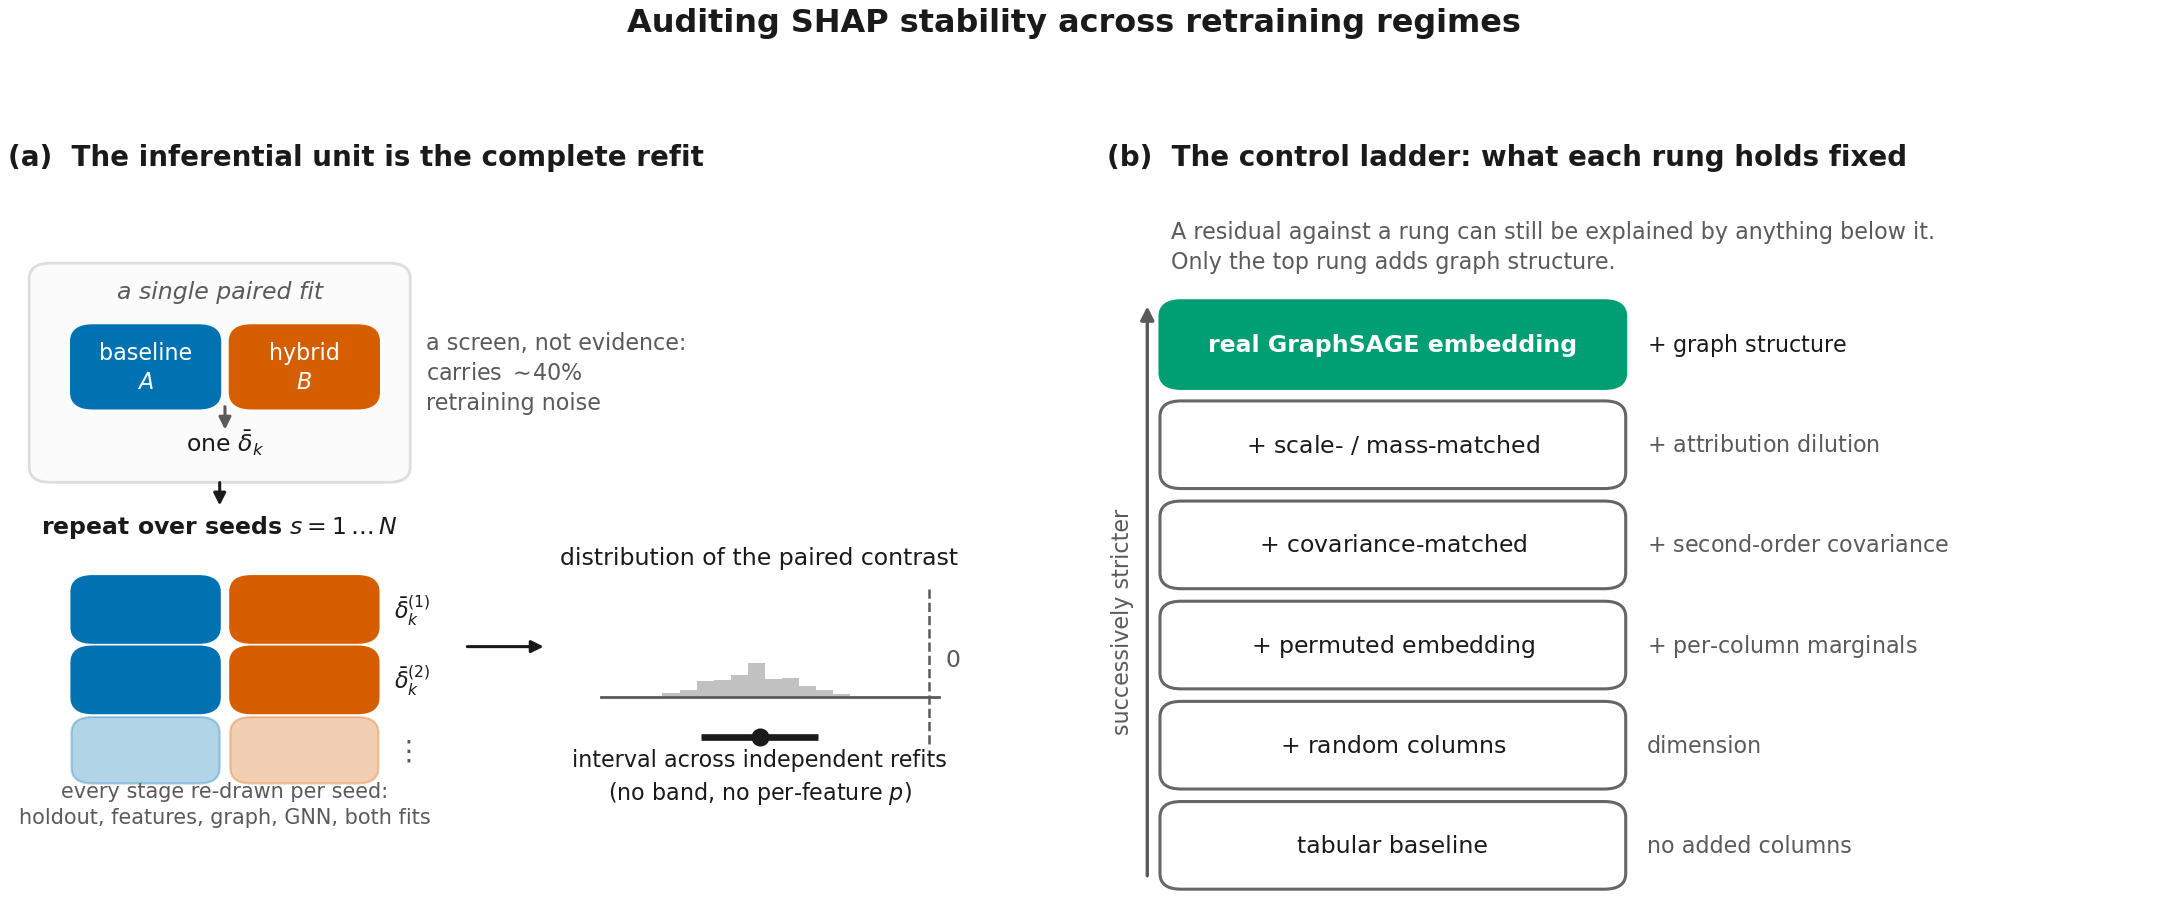

This chart was generated by the following Python code:
"""
Quantlet F1_framework_overview

Schematic of the audit design. The previous version of this figure drew a
single-fit pipeline (features -> hybrid -> SHAP on two splits -> test), which is
precisely the object the paper argues is uninterpretable on its own: one fit's
flagged fraction carries ~40% training-RNG noise. It also used a red/green pair
that is indistinguishable under deuteranopia (OKLab dE = 3.8 against a floor of 8).

This version draws what the paper actually does, in two panels:

  (a) the inferential unit -- a single paired fit is a screen, not evidence; the
      unit is the COMPLETE REFIT, repeated over seeds, giving a distribution of
      the paired contrast and an ordinary interval;
  (b) the control ladder -- what each successive negative control holds fixed,
      and therefore what a surviving residual could still be attributed to.

Palette: Okabe-Ito subset, checked for CVD separation (worst pairwise OKLab dE
under deuteranopia/protanopia = 11.2, against 3.8 for the palette it replaces).
Text wears ink tokens, never a series colour.

Datafile(s): none
Output:      F1_framework_overview.pdf, .png

Run from inside this folder:
    python F1_framework_overview.py
"""
from pathlib import Path

import matplotlib
matplotlib.use("Agg")
import matplotlib.pyplot as plt
import numpy as np
from matplotlib.patches import FancyBboxPatch, FancyArrowPatch

BLUE   = "#0072B2"   # baseline arm
ORANGE = "#D55E00"   # augmented (hybrid) arm
GREEN  = "#009E73"   # the real graph embedding
GREY   = "#666666"   # controls / null material
INK    = "#1A1A1A"
MUTED  = "#5A5A5A"
FAINT  = "#DDDDDD"


def set_rcparams():
    matplotlib.rcParams.update({
        "font.family": "DejaVu Sans",
        "pdf.fonttype": 42, "ps.fonttype": 42,
        "savefig.bbox": "tight", "savefig.pad_inches": 0.04,
    })


def _box(ax, x, y, w, h, label, fc="white", ec=GREY, tc=INK, fs=8.5, lw=1.1,
         weight="normal", alpha=1.0):
    ax.add_patch(FancyBboxPatch((x, y), w, h,
                                boxstyle="round,pad=0.010,rounding_size=0.02",
                                fc=fc, ec=ec, lw=lw, zorder=2, alpha=alpha))
    if label:
        ax.text(x + w / 2, y + h / 2, label, ha="center", va="center",
                fontsize=fs, color=tc, zorder=3, weight=weight, linespacing=1.35)


def _arrow(ax, p, q, color=MUTED, lw=1.1, style="-|>"):
    ax.add_patch(FancyArrowPatch(p, q, arrowstyle=style, mutation_scale=9,
                                 lw=lw, color=color, zorder=2,
                                 shrinkA=1.5, shrinkB=1.5))


def panel_a(ax):
    ax.set_title("(a)  The inferential unit is the complete refit", fontsize=10,
                 weight="bold", color=INK, loc="left", pad=10)

    # one paired fit -- a screen, not evidence
    _box(ax, 0.02, 0.66, 0.34, 0.26, "", fc="#FBFBFB", ec=FAINT, lw=1.0)
    ax.text(0.19, 0.885, "a single paired fit", ha="center", fontsize=8.5,
            color=MUTED, style="italic")
    _box(ax, 0.06, 0.755, 0.12, 0.085, "baseline\n$A$", fc=BLUE, ec=BLUE, tc="white", fs=8)
    _box(ax, 0.21, 0.755, 0.12, 0.085, "hybrid\n$B$", fc=ORANGE, ec=ORANGE, tc="white", fs=8)
    _arrow(ax, (0.195, 0.752), (0.195, 0.712))
    ax.text(0.195, 0.690, r"one $\bar{\delta}_k$", ha="center", fontsize=8.5, color=INK)
    ax.text(0.385, 0.79, "a screen, not evidence:\ncarries $\\sim\\!40\\%$\nretraining noise",
            ha="left", va="center", fontsize=8, color=MUTED, linespacing=1.4)

    # the refit loop
    _arrow(ax, (0.19, 0.655), (0.19, 0.615), color=INK)
    ax.text(0.19, 0.585, "repeat over seeds $s = 1 \\dots N$", ha="center",
            fontsize=8.5, color=INK, weight="bold")

    for i, yy in enumerate((0.455, 0.365, 0.275)):
        a = 1.0 if i < 2 else 0.30
        _box(ax, 0.06, yy, 0.12, 0.065, "", fc=BLUE, ec=BLUE, lw=0.8, alpha=a)
        _box(ax, 0.21, yy, 0.12, 0.065, "", fc=ORANGE, ec=ORANGE, lw=0.8, alpha=a)
        if i < 2:
            ax.text(0.355, yy + 0.032, f"$\\bar{{\\delta}}_k^{{({i+1})}}$",
                    fontsize=8, color=INK, va="center")
    ax.text(0.355, 0.307, r"$\vdots$", fontsize=10, color=MUTED, va="center")
    ax.text(0.195, 0.215,
            "every stage re-drawn per seed:\nholdout, features, graph, GNN, both fits",
            ha="center", fontsize=7.5, color=MUTED, linespacing=1.35)

    # resulting distribution + interval
    _arrow(ax, (0.42, 0.44), (0.50, 0.44), color=INK)
    rng = np.random.default_rng(7)
    x = rng.normal(0.70, 0.042, 500)
    ax.hist(x, bins=18, range=(0.56, 0.85), bottom=0.375,
            weights=np.full(500, 0.00042), color=GREY, alpha=0.40, zorder=2)
    ax.plot([0.55, 0.87], [0.375, 0.375], color=MUTED, lw=1.0, zorder=3)
    ax.plot([0.645, 0.755], [0.325, 0.325], color=INK, lw=2.4, zorder=4,
            solid_capstyle="butt")
    ax.plot([0.70], [0.325], "o", ms=5.5, color=INK, zorder=5)
    ax.text(0.70, 0.245, "interval across independent refits\n(no band, no per-feature $p$)",
            ha="center", fontsize=8, color=INK, linespacing=1.4)
    ax.text(0.70, 0.545, "distribution of the paired contrast", ha="center",
            fontsize=8.5, color=INK)
    ax.plot([0.86, 0.86], [0.315, 0.515], color=MUTED, lw=0.9, ls="--", zorder=1)
    ax.text(0.875, 0.415, "$0$", ha="left", fontsize=8.5, color=MUTED)


def panel_b(ax):
    ax.set_title("(b)  The control ladder: what each rung holds fixed", fontsize=10,
                 weight="bold", color=INK, loc="left", pad=10)

    rungs = [
        ("tabular baseline",           "no added columns",             False),
        ("$+$ random columns",         "dimension",                    False),
        ("$+$ permuted embedding",     "$+$ per-column marginals",     False),
        ("$+$ covariance-matched",     "$+$ second-order covariance",  False),
        ("$+$ scale- / mass-matched",  "$+$ attribution dilution",     False),
        ("real GraphSAGE embedding",   "$+$ graph structure",          True),
    ]
    y0, dy, h, w = 0.14, 0.128, 0.092, 0.42
    for i, (name, holds, real) in enumerate(rungs):
        y = y0 + i * dy
        _box(ax, 0.05, y, w, h, name,
             fc=GREEN if real else "white", ec=GREEN if real else GREY,
             tc="white" if real else INK, fs=8.5,
             weight="bold" if real else "normal")
        ax.text(0.50, y + h / 2, holds, va="center", fontsize=8,
                color=INK if real else MUTED)

    ax.annotate("", xy=(0.028, y0 + 5 * dy + h + 0.01), xytext=(0.028, y0),
                arrowprops=dict(arrowstyle="-|>", color=MUTED, lw=1.2))
    ax.text(0.005, y0 + 2.6 * dy, "successively stricter", rotation=90,
            va="center", ha="center", fontsize=8, color=MUTED)
    ax.text(0.05, 0.985,
            "A residual against a rung can still be explained by anything below it.\n"
            "Only the top rung adds graph structure.",
            fontsize=8, color=MUTED, linespacing=1.4, va="top")


def main():
    set_rcparams()
    fig, axes = plt.subplots(1, 2, figsize=(11.4, 4.6))
    for ax in axes:
        ax.set_xlim(-0.01, 1.0)
        ax.set_ylim(0.12, 1.02)
        ax.axis("off")
    panel_a(axes[0])
    panel_b(axes[1])
    fig.suptitle("Auditing SHAP stability across retraining regimes",
                 fontsize=11.5, weight="bold", color=INK, y=1.0)
    fig.tight_layout(rect=(0, 0, 1, 0.95))
    here = Path(__file__).resolve().parent
    for ext in ("pdf", "png"):
        fig.savefig(here / f"F1_framework_overview.{ext}", dpi=200)
    plt.close(fig)
    print("saved:", here / "F1_framework_overview.pdf")


if __name__ == "__main__":
    main()
